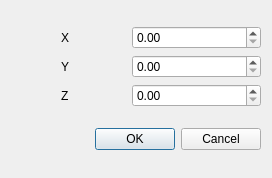
<?xml version="1.0" encoding="UTF-8"?>
<ui version="4.0">
 <class>SetPartLocationDlg</class>
 <widget class="QDialog" name="SetPartLocationDlg">
  <property name="geometry">
   <rect>
    <x>0</x>
    <y>0</y>
    <width>272</width>
    <height>178</height>
   </rect>
  </property>
  <property name="sizePolicy">
   <sizepolicy hsizetype="Fixed" vsizetype="Fixed">
    <horstretch>0</horstretch>
    <verstretch>0</verstretch>
   </sizepolicy>
  </property>
  <property name="windowTitle">
   <string>设置工件坐标系</string>
  </property>
  <layout class="QVBoxLayout" name="verticalLayout">
   <item>
    <layout class="QGridLayout" name="gridLayout" columnstretch="1,2">
     <property name="leftMargin">
      <number>50</number>
     </property>
     <item row="0" column="0">
      <widget class="QLabel" name="label">
       <property name="text">
        <string>X</string>
       </property>
      </widget>
     </item>
     <item row="0" column="1">
      <widget class="QDoubleSpinBox" name="doubleSpinBox"/>
     </item>
     <item row="1" column="0">
      <widget class="QLabel" name="label_2">
       <property name="text">
        <string>Y</string>
       </property>
      </widget>
     </item>
     <item row="1" column="1">
      <widget class="QDoubleSpinBox" name="doubleSpinBox_2"/>
     </item>
     <item row="2" column="0">
      <widget class="QLabel" name="label_3">
       <property name="text">
        <string>Z</string>
       </property>
      </widget>
     </item>
     <item row="2" column="1">
      <widget class="QDoubleSpinBox" name="doubleSpinBox_3"/>
     </item>
    </layout>
   </item>
   <item>
    <widget class="QDialogButtonBox" name="buttonBox">
     <property name="standardButtons">
      <set>QDialogButtonBox::Cancel|QDialogButtonBox::Ok</set>
     </property>
    </widget>
   </item>
  </layout>
 </widget>
 <layoutdefault spacing="6" margin="11"/>
 <resources>
  <include location="Resources/Custom.qrc"/>
 </resources>
 <connections/>
</ui>
